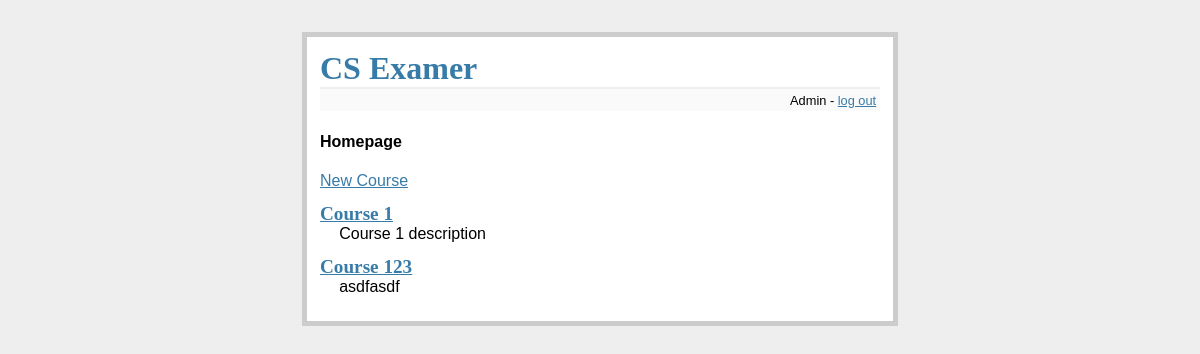
The app's page / (signed in) with its own data.
### tables this page shows
CREATE TABLE t_course (
	id integer primary key autoincrement,
	name text not null,
	description text
);

### CSExamer.py (the view)
@app.route('/')
def show_homepage():
	if not session.get('logged_in'):
		return redirect(url_for('login'))
	db = get_db()
	courses = Course.getAllCourses(db)
	return render_template('homepage.html', courses = courses)

### CSExamer.py (called while the page is built)
def connect_db():
	app.logger.debug('connect_db')
	rv = sqlite3.connect(app.config['DATABASE'])
	rv.row_factory = sqlite3.Row
	return rv

def get_db():
	app.logger.debug('get_db()')
	if not hasattr(g, 'sqlite_db'):
		g.sqlite_db = connect_db()
	return g.sqlite_db

### classes.py (called while the page is built)
	@classmethod
	def getAllCourses(self, db):
		cur = db.execute('select id, name, description from t_course')
		result = cur.fetchall()
		courses = []
		for data in result:
			course = Course(data[0],data[1],data[2])
			courses.append(course)
		return courses

### templates/homepage.html
{% extends "layout.html" %}
{% block body %}
  {% if session.logged_in %}
    <h4>Homepage</h4>
    {% if session.role > 1 %}
      <a href="{{ url_for('add_entity', entity_type ='Course', super_entity_id=0) }}">New Course</a>
    {% endif %}
    <ul class=quizzes>
    {% for course in courses %}
      <li><h2><a href="{{ url_for('show_course', courseID = course.id)}}">{{ course.name }}</a></h2>{{ course.description|safe }}
    {% else %}
      <li><em>Unbelievable.  No Course here so far</em>
    {% endfor %}
    </ul>
  {% endif %}
{% endblock %}

### static/style.css (style rules this page uses)
a, h1, h2 { color: #377ba8; }
h1, h2 { font-family: 'Georgia', serif; margin: 0; }
h2 { font-size: 1.2em; }
.quizzes { list-style: none; margin: 0; padding: 0; }
.quizzes li { margin: 0.8em 1.2em; }
.quizzes li h2 { margin-left: -1em; }

### records on screen
t_course: name "Course 1", description "Course 1 description"
t_course: name "Course 123", description "asdfasdf"

### other values on screen
{{ session.username }} "Admin"
